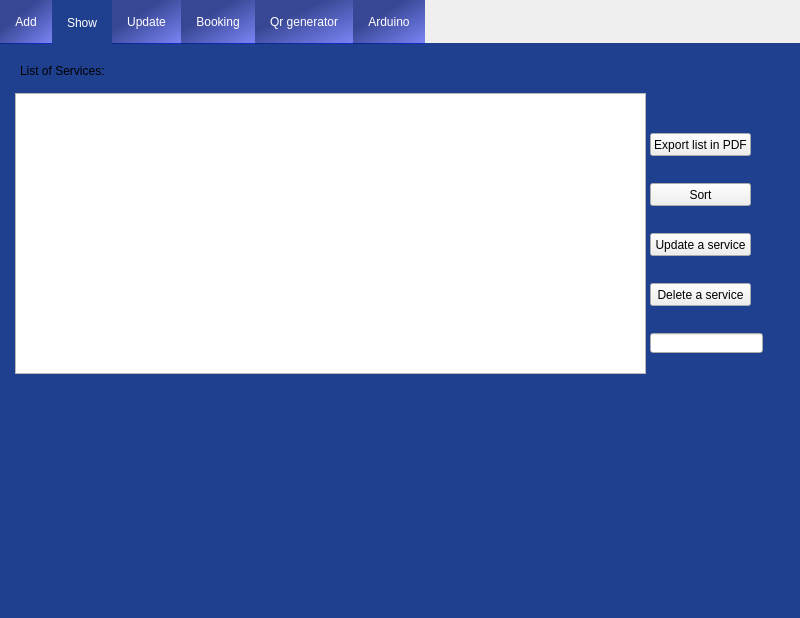
<?xml version="1.0" encoding="UTF-8"?>
<ui version="4.0">
 <class>GestionService</class>
 <widget class="QMainWindow" name="GestionService">
  <property name="geometry">
   <rect>
    <x>0</x>
    <y>0</y>
    <width>800</width>
    <height>618</height>
   </rect>
  </property>
  <property name="windowTitle">
   <string>Tayarni - Gestion Service</string>
  </property>
  <widget class="QWidget" name="centralwidget">
   <widget class="QTabWidget" name="tabWidget">
    <property name="geometry">
     <rect>
      <x>0</x>
      <y>0</y>
      <width>811</width>
      <height>661</height>
     </rect>
    </property>
    <property name="styleSheet">
     <string notr="true">QTabWidget::pane {
  top:-1px; 
  background: rgb(245, 245, 245);
} 

QTabBar::tab {
	color: white;
  background: qlineargradient(spread:pad, x1:0.349, y1:0.336364, x2:1, y2:1, stop:0 rgba(5, 24, 122, 200), stop:1 rgba(5, 24, 255, 125));
  padding: 15px;
} 

QTabBar::tab:selected { 
	color: white;
  background: #1F408E;
  margin-bottom: -1px; 
}</string>
    </property>
    <property name="currentIndex">
     <number>1</number>
    </property>
    <widget class="QWidget" name="Page1">
     <property name="styleSheet">
      <string notr="true">QWidget#Page1{background-color:#1F408E;}
</string>
     </property>
     <attribute name="title">
      <string>Add</string>
     </attribute>
     <widget class="MyButton" name="pb_add">
      <property name="geometry">
       <rect>
        <x>470</x>
        <y>460</y>
        <width>81</width>
        <height>31</height>
       </rect>
      </property>
      <property name="text">
       <string>Add</string>
      </property>
     </widget>
     <widget class="QLabel" name="label_6">
      <property name="geometry">
       <rect>
        <x>10</x>
        <y>100</y>
        <width>91</width>
        <height>16</height>
       </rect>
      </property>
      <property name="text">
       <string>Service name:</string>
      </property>
     </widget>
     <widget class="QLineEdit" name="le_name">
      <property name="geometry">
       <rect>
        <x>110</x>
        <y>100</y>
        <width>113</width>
        <height>20</height>
       </rect>
      </property>
     </widget>
     <widget class="QLabel" name="label_2">
      <property name="geometry">
       <rect>
        <x>20</x>
        <y>20</y>
        <width>211</width>
        <height>16</height>
       </rect>
      </property>
      <property name="text">
       <string>Add new service:</string>
      </property>
     </widget>
     <widget class="QLabel" name="label_8">
      <property name="geometry">
       <rect>
        <x>0</x>
        <y>210</y>
        <width>111</width>
        <height>20</height>
       </rect>
      </property>
      <property name="text">
       <string>Service Disponiblity:</string>
      </property>
     </widget>
     <widget class="QLabel" name="label_9">
      <property name="geometry">
       <rect>
        <x>10</x>
        <y>60</y>
        <width>91</width>
        <height>16</height>
       </rect>
      </property>
      <property name="text">
       <string>Service type:</string>
      </property>
     </widget>
     <widget class="QLabel" name="label_10">
      <property name="geometry">
       <rect>
        <x>10</x>
        <y>150</y>
        <width>101</width>
        <height>20</height>
       </rect>
      </property>
      <property name="text">
       <string>Number of places:</string>
      </property>
     </widget>
     <widget class="QLineEdit" name="le_places">
      <property name="geometry">
       <rect>
        <x>110</x>
        <y>150</y>
        <width>113</width>
        <height>20</height>
       </rect>
      </property>
     </widget>
     <widget class="QRadioButton" name="radioButton">
      <property name="geometry">
       <rect>
        <x>120</x>
        <y>210</y>
        <width>83</width>
        <height>18</height>
       </rect>
      </property>
      <property name="text">
       <string>Available</string>
      </property>
     </widget>
     <widget class="QRadioButton" name="radioButton_2">
      <property name="geometry">
       <rect>
        <x>240</x>
        <y>210</y>
        <width>83</width>
        <height>18</height>
       </rect>
      </property>
      <property name="text">
       <string>Not available</string>
      </property>
     </widget>
     <widget class="QLineEdit" name="le_type">
      <property name="geometry">
       <rect>
        <x>110</x>
        <y>60</y>
        <width>113</width>
        <height>20</height>
       </rect>
      </property>
     </widget>
     <widget class="QLabel" name="label_20">
      <property name="geometry">
       <rect>
        <x>0</x>
        <y>280</y>
        <width>111</width>
        <height>20</height>
       </rect>
      </property>
      <property name="text">
       <string>Service specifications:</string>
      </property>
     </widget>
     <widget class="QLineEdit" name="lineEdit_3">
      <property name="geometry">
       <rect>
        <x>110</x>
        <y>280</y>
        <width>141</width>
        <height>20</height>
       </rect>
      </property>
      <property name="focusPolicy">
       <enum>Qt::ClickFocus</enum>
      </property>
      <property name="autoFillBackground">
       <bool>false</bool>
      </property>
      <property name="inputMask">
       <string/>
      </property>
      <property name="text">
       <string/>
      </property>
      <property name="placeholderText">
       <string>Specification</string>
      </property>
      <property name="clearButtonEnabled">
       <bool>false</bool>
      </property>
     </widget>
     <widget class="QLineEdit" name="lineEdit_4">
      <property name="geometry">
       <rect>
        <x>110</x>
        <y>320</y>
        <width>141</width>
        <height>20</height>
       </rect>
      </property>
      <property name="placeholderText">
       <string>Specification</string>
      </property>
     </widget>
     <widget class="QLineEdit" name="lineEdit_5">
      <property name="geometry">
       <rect>
        <x>110</x>
        <y>360</y>
        <width>141</width>
        <height>20</height>
       </rect>
      </property>
      <property name="placeholderText">
       <string>Specification</string>
      </property>
     </widget>
     <widget class="QLineEdit" name="lineEdit_6">
      <property name="geometry">
       <rect>
        <x>260</x>
        <y>280</y>
        <width>141</width>
        <height>20</height>
       </rect>
      </property>
      <property name="placeholderText">
       <string>Nb places</string>
      </property>
     </widget>
     <widget class="QLineEdit" name="lineEdit_7">
      <property name="geometry">
       <rect>
        <x>410</x>
        <y>280</y>
        <width>141</width>
        <height>20</height>
       </rect>
      </property>
      <property name="placeholderText">
       <string>Price</string>
      </property>
     </widget>
     <widget class="QLineEdit" name="lineEdit_8">
      <property name="geometry">
       <rect>
        <x>260</x>
        <y>320</y>
        <width>141</width>
        <height>20</height>
       </rect>
      </property>
      <property name="placeholderText">
       <string>Nb places</string>
      </property>
     </widget>
     <widget class="QLineEdit" name="lineEdit_9">
      <property name="geometry">
       <rect>
        <x>410</x>
        <y>320</y>
        <width>141</width>
        <height>20</height>
       </rect>
      </property>
      <property name="placeholderText">
       <string>Price</string>
      </property>
     </widget>
     <widget class="QLineEdit" name="lineEdit_10">
      <property name="geometry">
       <rect>
        <x>260</x>
        <y>360</y>
        <width>141</width>
        <height>20</height>
       </rect>
      </property>
      <property name="placeholderText">
       <string>Nb places</string>
      </property>
     </widget>
     <widget class="QLineEdit" name="lineEdit_11">
      <property name="geometry">
       <rect>
        <x>410</x>
        <y>360</y>
        <width>141</width>
        <height>20</height>
       </rect>
      </property>
      <property name="placeholderText">
       <string>Price</string>
      </property>
     </widget>
    </widget>
    <widget class="QWidget" name="Page2">
     <property name="styleSheet">
      <string notr="true">QWidget#Page2{background-color:#1F408E;}</string>
     </property>
     <attribute name="title">
      <string>Show</string>
     </attribute>
     <widget class="QLabel" name="label_4">
      <property name="geometry">
       <rect>
        <x>20</x>
        <y>20</y>
        <width>131</width>
        <height>16</height>
       </rect>
      </property>
      <property name="text">
       <string>List of Services:</string>
      </property>
     </widget>
     <widget class="MyButton" name="pb_update">
      <property name="geometry">
       <rect>
        <x>650</x>
        <y>190</y>
        <width>101</width>
        <height>23</height>
       </rect>
      </property>
      <property name="text">
       <string>Update a service</string>
      </property>
     </widget>
     <widget class="MyButton" name="pb_delete">
      <property name="geometry">
       <rect>
        <x>650</x>
        <y>240</y>
        <width>101</width>
        <height>23</height>
       </rect>
      </property>
      <property name="text">
       <string>Delete a service</string>
      </property>
     </widget>
     <widget class="MyButton" name="pb_pdf">
      <property name="geometry">
       <rect>
        <x>650</x>
        <y>90</y>
        <width>101</width>
        <height>23</height>
       </rect>
      </property>
      <property name="text">
       <string>Export list in PDF</string>
      </property>
     </widget>
     <widget class="MyButton" name="pb_sort">
      <property name="geometry">
       <rect>
        <x>650</x>
        <y>140</y>
        <width>101</width>
        <height>23</height>
       </rect>
      </property>
      <property name="text">
       <string>Sort</string>
      </property>
     </widget>
     <widget class="QTableView" name="service_tab">
      <property name="geometry">
       <rect>
        <x>15</x>
        <y>50</y>
        <width>631</width>
        <height>281</height>
       </rect>
      </property>
      <property name="sizeAdjustPolicy">
       <enum>QAbstractScrollArea::AdjustIgnored</enum>
      </property>
      <property name="editTriggers">
       <set>QAbstractItemView::AllEditTriggers</set>
      </property>
      <property name="dragEnabled">
       <bool>true</bool>
      </property>
     </widget>
     <widget class="QLineEdit" name="le_chercher">
      <property name="geometry">
       <rect>
        <x>650</x>
        <y>290</y>
        <width>113</width>
        <height>20</height>
       </rect>
      </property>
     </widget>
    </widget>
    <widget class="QWidget" name="tab">
     <property name="styleSheet">
      <string notr="true">QWidget#tab{background-color:#1F408E;}</string>
     </property>
     <attribute name="title">
      <string>Update</string>
     </attribute>
     <widget class="QLineEdit" name="le_id_upd">
      <property name="geometry">
       <rect>
        <x>190</x>
        <y>30</y>
        <width>113</width>
        <height>20</height>
       </rect>
      </property>
     </widget>
     <widget class="QLabel" name="label_11">
      <property name="geometry">
       <rect>
        <x>30</x>
        <y>30</y>
        <width>151</width>
        <height>20</height>
       </rect>
      </property>
      <property name="text">
       <string>Please write the service's ID:</string>
      </property>
     </widget>
     <widget class="QLineEdit" name="le_type_upd">
      <property name="geometry">
       <rect>
        <x>190</x>
        <y>80</y>
        <width>113</width>
        <height>20</height>
       </rect>
      </property>
     </widget>
     <widget class="QLineEdit" name="le_name_upd">
      <property name="geometry">
       <rect>
        <x>190</x>
        <y>130</y>
        <width>113</width>
        <height>20</height>
       </rect>
      </property>
     </widget>
     <widget class="QLineEdit" name="le_places_upd">
      <property name="geometry">
       <rect>
        <x>190</x>
        <y>200</y>
        <width>113</width>
        <height>20</height>
       </rect>
      </property>
     </widget>
     <widget class="QLabel" name="label_12">
      <property name="geometry">
       <rect>
        <x>70</x>
        <y>270</y>
        <width>111</width>
        <height>20</height>
       </rect>
      </property>
      <property name="text">
       <string>Service Disponiblity:</string>
      </property>
     </widget>
     <widget class="QLabel" name="label_13">
      <property name="geometry">
       <rect>
        <x>90</x>
        <y>80</y>
        <width>91</width>
        <height>16</height>
       </rect>
      </property>
      <property name="text">
       <string>Service type:</string>
      </property>
     </widget>
     <widget class="QLabel" name="label_14">
      <property name="geometry">
       <rect>
        <x>80</x>
        <y>130</y>
        <width>91</width>
        <height>16</height>
       </rect>
      </property>
      <property name="text">
       <string>Service name:</string>
      </property>
     </widget>
     <widget class="QLabel" name="label_16">
      <property name="geometry">
       <rect>
        <x>70</x>
        <y>200</y>
        <width>101</width>
        <height>20</height>
       </rect>
      </property>
      <property name="text">
       <string>Number of places:</string>
      </property>
     </widget>
     <widget class="QRadioButton" name="radioButton_3">
      <property name="geometry">
       <rect>
        <x>190</x>
        <y>270</y>
        <width>83</width>
        <height>18</height>
       </rect>
      </property>
      <property name="text">
       <string>Available</string>
      </property>
     </widget>
     <widget class="QRadioButton" name="radioButton_4">
      <property name="geometry">
       <rect>
        <x>330</x>
        <y>270</y>
        <width>83</width>
        <height>18</height>
       </rect>
      </property>
      <property name="text">
       <string>Not Available</string>
      </property>
     </widget>
     <widget class="MyButton" name="pb_updConfirm">
      <property name="geometry">
       <rect>
        <x>590</x>
        <y>460</y>
        <width>81</width>
        <height>31</height>
       </rect>
      </property>
      <property name="text">
       <string>Confirm</string>
      </property>
     </widget>
     <widget class="QLineEdit" name="lineEdit_12">
      <property name="geometry">
       <rect>
        <x>330</x>
        <y>370</y>
        <width>141</width>
        <height>20</height>
       </rect>
      </property>
      <property name="placeholderText">
       <string>Nb places</string>
      </property>
     </widget>
     <widget class="QLineEdit" name="lineEdit_13">
      <property name="geometry">
       <rect>
        <x>330</x>
        <y>410</y>
        <width>141</width>
        <height>20</height>
       </rect>
      </property>
      <property name="placeholderText">
       <string>Nb places</string>
      </property>
     </widget>
     <widget class="QLineEdit" name="lineEdit_14">
      <property name="geometry">
       <rect>
        <x>480</x>
        <y>410</y>
        <width>141</width>
        <height>20</height>
       </rect>
      </property>
      <property name="placeholderText">
       <string>Price</string>
      </property>
     </widget>
     <widget class="QLineEdit" name="lineEdit_15">
      <property name="geometry">
       <rect>
        <x>480</x>
        <y>370</y>
        <width>141</width>
        <height>20</height>
       </rect>
      </property>
      <property name="placeholderText">
       <string>Price</string>
      </property>
     </widget>
     <widget class="QLineEdit" name="lineEdit_16">
      <property name="geometry">
       <rect>
        <x>180</x>
        <y>370</y>
        <width>141</width>
        <height>20</height>
       </rect>
      </property>
      <property name="placeholderText">
       <string>Specification</string>
      </property>
     </widget>
     <widget class="QLineEdit" name="lineEdit_17">
      <property name="geometry">
       <rect>
        <x>180</x>
        <y>330</y>
        <width>141</width>
        <height>20</height>
       </rect>
      </property>
      <property name="focusPolicy">
       <enum>Qt::ClickFocus</enum>
      </property>
      <property name="autoFillBackground">
       <bool>false</bool>
      </property>
      <property name="inputMask">
       <string/>
      </property>
      <property name="text">
       <string/>
      </property>
      <property name="placeholderText">
       <string>Specification</string>
      </property>
      <property name="clearButtonEnabled">
       <bool>false</bool>
      </property>
     </widget>
     <widget class="QLabel" name="label_21">
      <property name="geometry">
       <rect>
        <x>70</x>
        <y>330</y>
        <width>111</width>
        <height>20</height>
       </rect>
      </property>
      <property name="text">
       <string>Service specifications:</string>
      </property>
     </widget>
     <widget class="QLineEdit" name="lineEdit_18">
      <property name="geometry">
       <rect>
        <x>480</x>
        <y>330</y>
        <width>141</width>
        <height>20</height>
       </rect>
      </property>
      <property name="placeholderText">
       <string>Price</string>
      </property>
     </widget>
     <widget class="QLineEdit" name="lineEdit_19">
      <property name="geometry">
       <rect>
        <x>180</x>
        <y>410</y>
        <width>141</width>
        <height>20</height>
       </rect>
      </property>
      <property name="placeholderText">
       <string>Specification</string>
      </property>
     </widget>
     <widget class="QLineEdit" name="lineEdit_20">
      <property name="geometry">
       <rect>
        <x>330</x>
        <y>330</y>
        <width>141</width>
        <height>20</height>
       </rect>
      </property>
      <property name="placeholderText">
       <string>Nb places</string>
      </property>
     </widget>
    </widget>
    <widget class="QWidget" name="tab_2">
     <property name="styleSheet">
      <string notr="true">QWidget#tab_2{background-color:#1F408E;}</string>
     </property>
     <attribute name="title">
      <string>Booking</string>
     </attribute>
     <widget class="QLabel" name="label_17">
      <property name="geometry">
       <rect>
        <x>10</x>
        <y>10</y>
        <width>91</width>
        <height>16</height>
       </rect>
      </property>
      <property name="text">
       <string>Book Services:</string>
      </property>
     </widget>
     <widget class="QComboBox" name="comboBox">
      <property name="geometry">
       <rect>
        <x>140</x>
        <y>40</y>
        <width>201</width>
        <height>22</height>
       </rect>
      </property>
      <property name="contextMenuPolicy">
       <enum>Qt::NoContextMenu</enum>
      </property>
      <property name="editable">
       <bool>false</bool>
      </property>
      <property name="currentText">
       <string/>
      </property>
      <property name="currentIndex">
       <number>-1</number>
      </property>
      <property name="maxVisibleItems">
       <number>10</number>
      </property>
     </widget>
     <widget class="QLabel" name="label_18">
      <property name="geometry">
       <rect>
        <x>10</x>
        <y>50</y>
        <width>121</width>
        <height>16</height>
       </rect>
      </property>
      <property name="text">
       <string>Please choose a service:</string>
      </property>
     </widget>
     <widget class="QLabel" name="label_22">
      <property name="geometry">
       <rect>
        <x>50</x>
        <y>330</y>
        <width>121</width>
        <height>16</height>
       </rect>
      </property>
      <property name="text">
       <string>Starting date:</string>
      </property>
     </widget>
     <widget class="QLabel" name="label_23">
      <property name="geometry">
       <rect>
        <x>50</x>
        <y>370</y>
        <width>121</width>
        <height>16</height>
       </rect>
      </property>
      <property name="text">
       <string>Ending date:</string>
      </property>
     </widget>
     <widget class="QDateEdit" name="startDateEdit_2">
      <property name="geometry">
       <rect>
        <x>150</x>
        <y>330</y>
        <width>220</width>
        <height>20</height>
       </rect>
      </property>
      <property name="displayFormat">
       <string>MMM dd, yyyy</string>
      </property>
      <property name="calendarPopup">
       <bool>true</bool>
      </property>
     </widget>
     <widget class="QDateEdit" name="startDateEdit_3">
      <property name="geometry">
       <rect>
        <x>150</x>
        <y>370</y>
        <width>220</width>
        <height>20</height>
       </rect>
      </property>
      <property name="displayFormat">
       <string>MMM dd, yyyy</string>
      </property>
      <property name="calendarPopup">
       <bool>true</bool>
      </property>
     </widget>
     <widget class="MyButton" name="pb_book">
      <property name="geometry">
       <rect>
        <x>490</x>
        <y>430</y>
        <width>75</width>
        <height>23</height>
       </rect>
      </property>
      <property name="text">
       <string>BOOK</string>
      </property>
     </widget>
     <widget class="QLabel" name="label_24">
      <property name="geometry">
       <rect>
        <x>20</x>
        <y>290</y>
        <width>131</width>
        <height>16</height>
       </rect>
      </property>
      <property name="text">
       <string>Nombre de personnes:</string>
      </property>
     </widget>
     <widget class="QLineEdit" name="le_book">
      <property name="geometry">
       <rect>
        <x>150</x>
        <y>290</y>
        <width>191</width>
        <height>20</height>
       </rect>
      </property>
     </widget>
     <widget class="QLabel" name="label_19">
      <property name="geometry">
       <rect>
        <x>10</x>
        <y>100</y>
        <width>161</width>
        <height>16</height>
       </rect>
      </property>
      <property name="text">
       <string>Please choose the service name:</string>
      </property>
     </widget>
     <widget class="QComboBox" name="comboBox_2">
      <property name="geometry">
       <rect>
        <x>180</x>
        <y>90</y>
        <width>201</width>
        <height>22</height>
       </rect>
      </property>
     </widget>
     <widget class="QTableView" name="tableView_2">
      <property name="geometry">
       <rect>
        <x>20</x>
        <y>140</y>
        <width>561</width>
        <height>81</height>
       </rect>
      </property>
     </widget>
     <widget class="MyButton" name="pushButton">
      <property name="geometry">
       <rect>
        <x>490</x>
        <y>460</y>
        <width>75</width>
        <height>23</height>
       </rect>
      </property>
      <property name="text">
       <string>Print bill</string>
      </property>
     </widget>
     <widget class="QLabel" name="label_27">
      <property name="geometry">
       <rect>
        <x>40</x>
        <y>410</y>
        <width>121</width>
        <height>16</height>
       </rect>
      </property>
      <property name="text">
       <string>The total sum is:</string>
      </property>
     </widget>
     <widget class="QLineEdit" name="lineEdit_2">
      <property name="geometry">
       <rect>
        <x>160</x>
        <y>410</y>
        <width>211</width>
        <height>20</height>
       </rect>
      </property>
      <property name="readOnly">
       <bool>true</bool>
      </property>
     </widget>
     <widget class="QLabel" name="label_28">
      <property name="geometry">
       <rect>
        <x>20</x>
        <y>250</y>
        <width>161</width>
        <height>16</height>
       </rect>
      </property>
      <property name="text">
       <string>Please choose reservation type:</string>
      </property>
     </widget>
     <widget class="QComboBox" name="comboBox_3">
      <property name="geometry">
       <rect>
        <x>190</x>
        <y>250</y>
        <width>151</width>
        <height>22</height>
       </rect>
      </property>
     </widget>
     <widget class="MyButton" name="pb_book_2">
      <property name="geometry">
       <rect>
        <x>650</x>
        <y>340</y>
        <width>75</width>
        <height>23</height>
       </rect>
      </property>
      <property name="text">
       <string>Booking stat</string>
      </property>
     </widget>
    </widget>
    <widget class="QWidget" name="tab_11">
     <property name="styleSheet">
      <string notr="true">QWidget#tab_11{background-color:#1F408E;}</string>
     </property>
     <attribute name="title">
      <string>Qr generator</string>
     </attribute>
     <widget class="MyButton" name="pButtonQuit_2">
      <property name="geometry">
       <rect>
        <x>430</x>
        <y>290</y>
        <width>93</width>
        <height>28</height>
       </rect>
      </property>
      <property name="text">
       <string>Quit</string>
      </property>
     </widget>
     <widget class="QSplitter" name="splitter_4">
      <property name="geometry">
       <rect>
        <x>150</x>
        <y>20</y>
        <width>381</width>
        <height>261</height>
       </rect>
      </property>
      <property name="orientation">
       <enum>Qt::Vertical</enum>
      </property>
      <property name="handleWidth">
       <number>10</number>
      </property>
      <property name="childrenCollapsible">
       <bool>false</bool>
      </property>
      <widget class="QSplitter" name="splitter_5">
       <property name="orientation">
        <enum>Qt::Horizontal</enum>
       </property>
       <property name="handleWidth">
        <number>10</number>
       </property>
       <property name="childrenCollapsible">
        <bool>false</bool>
       </property>
       <widget class="QScrollArea" name="scrollArea_6">
        <property name="widgetResizable">
         <bool>true</bool>
        </property>
        <widget class="QWidget" name="scrollAreaWidgetContents_6">
         <property name="geometry">
          <rect>
           <x>0</x>
           <y>0</y>
           <width>149</width>
           <height>83</height>
          </rect>
         </property>
         <layout class="QVBoxLayout" name="verticalLayout_9">
          <property name="spacing">
           <number>0</number>
          </property>
          <property name="leftMargin">
           <number>0</number>
          </property>
          <property name="topMargin">
           <number>0</number>
          </property>
          <property name="rightMargin">
           <number>0</number>
          </property>
          <property name="bottomMargin">
           <number>0</number>
          </property>
          <item>
           <widget class="QLabel" name="image_label_3">
            <property name="frameShape">
             <enum>QFrame::StyledPanel</enum>
            </property>
            <property name="text">
             <string>QR Code...</string>
            </property>
            <property name="alignment">
             <set>Qt::AlignCenter</set>
            </property>
            <property name="textInteractionFlags">
             <set>Qt::NoTextInteraction</set>
            </property>
           </widget>
          </item>
         </layout>
        </widget>
       </widget>
       <widget class="QWidget" name="layoutWidget_6">
        <layout class="QVBoxLayout" name="verticalLayout_5">
         <item>
          <layout class="QFormLayout" name="formLayout_3">
           <item row="0" column="0">
            <widget class="QLabel" name="label_25">
             <property name="text">
              <string>Scale:</string>
             </property>
            </widget>
           </item>
           <item row="0" column="1">
            <widget class="QSpinBox" name="sBoxScale_3">
             <property name="minimum">
              <number>1</number>
             </property>
             <property name="maximum">
              <number>20</number>
             </property>
            </widget>
           </item>
           <item row="1" column="0">
            <widget class="QLabel" name="label_26">
             <property name="text">
              <string>Size:</string>
             </property>
            </widget>
           </item>
           <item row="1" column="1">
            <widget class="QLabel" name="labelSize_3">
             <property name="text">
              <string/>
             </property>
            </widget>
           </item>
           <item row="2" column="0">
            <widget class="QLabel" name="label_29">
             <property name="text">
              <string>Letters:</string>
             </property>
            </widget>
           </item>
           <item row="2" column="1">
            <widget class="QLabel" name="labelSizeText_3">
             <property name="text">
              <string/>
             </property>
            </widget>
           </item>
           <item row="3" column="0" colspan="2">
            <spacer name="verticalSpacer_4">
             <property name="orientation">
              <enum>Qt::Vertical</enum>
             </property>
             <property name="sizeType">
              <enum>QSizePolicy::Fixed</enum>
             </property>
             <property name="sizeHint" stdset="0">
              <size>
               <width>13</width>
               <height>17</height>
              </size>
             </property>
            </spacer>
           </item>
          </layout>
         </item>
        </layout>
       </widget>
      </widget>
      <widget class="QWidget" name="layoutWidget_7">
       <layout class="QVBoxLayout" name="verticalLayout_6">
        <item>
         <widget class="QLabel" name="label_37">
          <property name="text">
           <string>Text:</string>
          </property>
         </widget>
        </item>
        <item>
         <widget class="QPlainTextEdit" name="pTextEditQRText_3"/>
        </item>
       </layout>
      </widget>
     </widget>
     <widget class="QWidget" name="layoutWidget_8">
      <property name="geometry">
       <rect>
        <x>120</x>
        <y>290</y>
        <width>431</width>
        <height>34</height>
       </rect>
      </property>
      <layout class="QHBoxLayout" name="horizontalLayout_3"/>
     </widget>
     <widget class="MyButton" name="ButtonSave">
      <property name="geometry">
       <rect>
        <x>330</x>
        <y>290</y>
        <width>93</width>
        <height>28</height>
       </rect>
      </property>
      <property name="text">
       <string>Save as...</string>
      </property>
     </widget>
    </widget>
    <widget class="QWidget" name="tab_3">
     <property name="styleSheet">
      <string notr="true">QWidget#tab_3{background-color:#1F408E;}</string>
     </property>
     <attribute name="title">
      <string>Arduino</string>
     </attribute>
     <widget class="QLabel" name="label">
      <property name="geometry">
       <rect>
        <x>20</x>
        <y>50</y>
        <width>201</width>
        <height>20</height>
       </rect>
      </property>
      <property name="text">
       <string>Entrer l'identifiant du service via arduino:</string>
      </property>
     </widget>
     <widget class="QTableView" name="tableView">
      <property name="geometry">
       <rect>
        <x>30</x>
        <y>120</y>
        <width>681</width>
        <height>51</height>
       </rect>
      </property>
     </widget>
     <widget class="QLineEdit" name="lineEdit">
      <property name="geometry">
       <rect>
        <x>230</x>
        <y>50</y>
        <width>231</width>
        <height>20</height>
       </rect>
      </property>
      <property name="autoFillBackground">
       <bool>false</bool>
      </property>
      <property name="readOnly">
       <bool>true</bool>
      </property>
      <property name="placeholderText">
       <string>ID service</string>
      </property>
     </widget>
    </widget>
   </widget>
  </widget>
  <widget class="QMenuBar" name="menubar">
   <property name="geometry">
    <rect>
     <x>0</x>
     <y>0</y>
     <width>800</width>
     <height>22</height>
    </rect>
   </property>
   <property name="defaultUp">
    <bool>false</bool>
   </property>
  </widget>
  <action name="actionNext">
   <property name="icon">
    <iconset>
     <normaloff>:/Images/next.gif</normaloff>:/Images/next.gif</iconset>
   </property>
   <property name="text">
    <string>Next</string>
   </property>
   <property name="toolTip">
    <string>Next month</string>
   </property>
  </action>
 </widget>
 <customwidgets>
  <customwidget>
   <class>MyButton</class>
   <extends>QPushButton</extends>
   <header location="global">mybutton.h</header>
  </customwidget>
 </customwidgets>
 <resources/>
 <connections/>
</ui>
